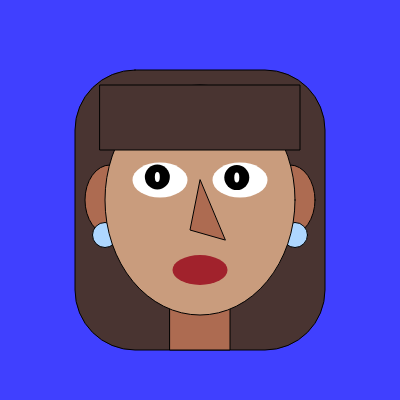
Frame 1 (no input)
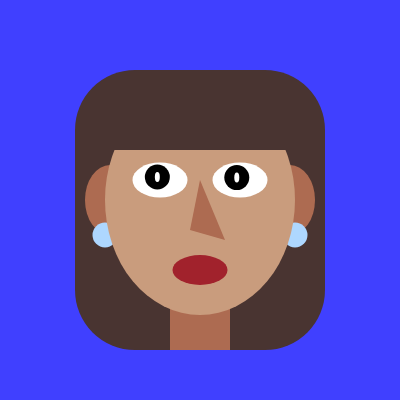
Frame 60 (no input)
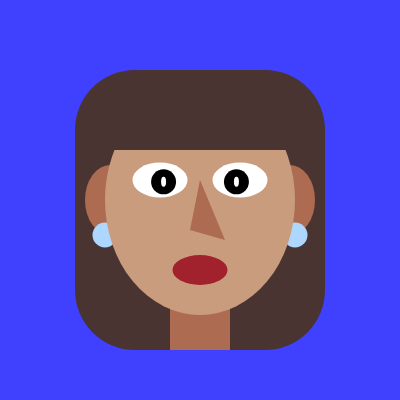
Frame 120 (the mouse pressed at the canvas centre since frame 60)

The p5.js sketch that drew these frames (run headless with seeded random() and noise() and a simulated clock; from frame 60 on, the mouse is pressed at the canvas centre):

// p5.js sketch
// ── sketch.js
function setup() {
  createCanvas(400,400);
}

function draw() {
  background(64, 64, 255);

  // HAIR
  drawHair();

  // NECK
  drawNeck();

  // LEFT EAR
  fill(173, 107, 81);
  ellipse(110, 200, 50, 70);

  // RIGHT EAR
  fill(173, 107, 81);
  ellipse(290, 200, 50, 70);

  // LEFT EARRINGS
  fill(174, 215, 255);
  ellipse(105, 235, 25, 25);

  // RIGHT EARRINGS
  ellipse(295, 235, 25, 25);

  // FACE
  fill(201, 156, 125);
  ellipse(200, 200, 190, 230);

  drawBangs();

  // NOSE
  fill(173, 107, 81);
  triangle(200, 180, 190, 230, 225, 240);
  
  // EYES
  drawEye(160, 180);
  drawEye(240, 180);

  // MOUTH
  fill(161, 34, 44);
  ellipse(200, 270, 55, 30);
  }

function drawEye(x, y) {
  // THE WHITE OF THE EYE
  fill(255);
  noStroke();
  ellipse(x, y, 55, 35);

  // EYES TO CURSOR
  let dx = mouseX - x;
  let dy = mouseY - y;

  // MOVEMENT LIMIT
  let maxDist = 4;

  let d = sqrt(dx * dx + dy * dy);

  if (d > maxDist) {
    dx = dx / d * maxDist;
    dy = dy / d * maxDist;
  }

  // PUPIL
  fill(0);
  ellipse(x + dx, y + dy, 25, 25);

  // HIGHLIGHT
  fill(255);
  ellipse(x + dx, y + dy, 5, 10);
}

function drawBangs() {
  fill(73, 52, 49); 
  rect(100, 85, 200, 65);
}

function drawHair() {
  fill(73, 52, 49); 
  rect(75, 70, 250, 280, 60);
}

function drawNeck() {
  fill(173, 107, 81);
  rect(170, 300, 60, 50);
}
